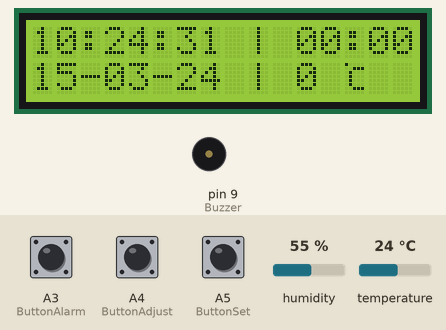
This sketch was run on a simulated Arduino Uno, built with avr-gcc and run on an emulated ATmega328P. On the bench: 16×2 character LCD, buzzer (waves = sounding, pin HIGH). The test bench sets the inputs (shaded band); at power-on: A5 (ButtonSet) HIGH, A3 (ButtonAlarm) HIGH, humidity 55 %, temperature 24 °C, A4 (ButtonAdjust) HIGH. The local clock reads 2024-03-15 10:24:30 at power-on unless the sketch sets it; EEPROM starts erased.

Above: at 1.3 s.
1.4 s: A5 (ButtonSet) pulled LOW for 0.15 s
At 2.0 s:
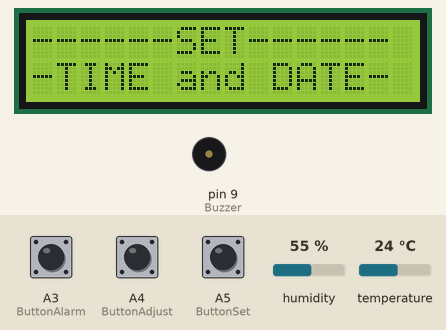
5.4 s: A5 (ButtonSet) pulled LOW for 3.2 s
At 9.6 s:
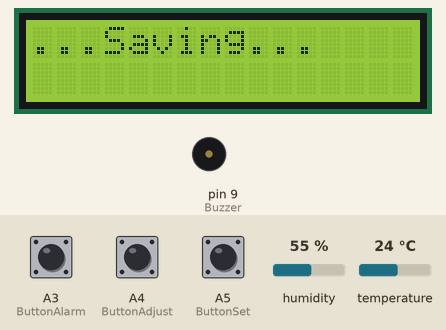
12.4 s: A3 (ButtonAlarm) pulled LOW for 0.15 s
At 12.95 s:
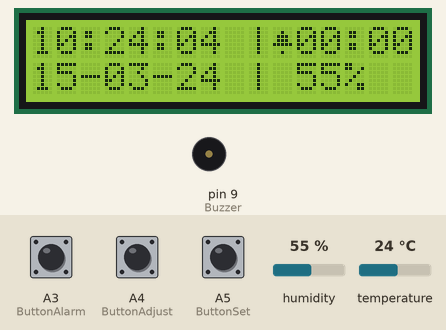
13.1 s: humidity set to 22 %
At 17.4 s:
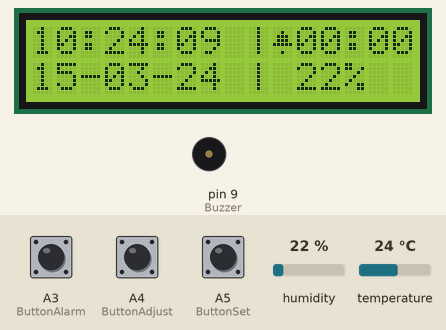
17.5 s: temperature set to 12 °C
At 20.8 s:
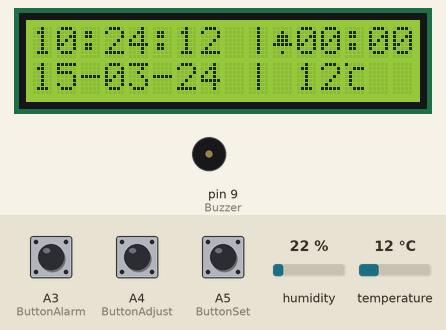
21.4 s: A3 (ButtonAlarm) pulled LOW for 1 s
At 22.3 s:
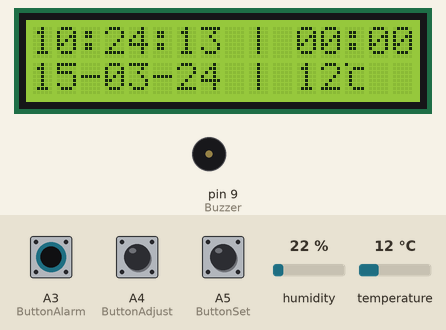
Timing chart, 0 to 24.4 s (numbered marks = the images above; inputs shaded):
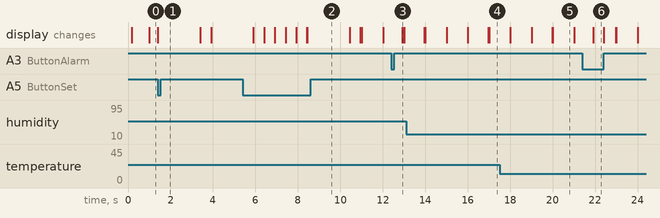

Measured:
- after the input at 1.4 s, the display: changes at once (image 1)
- after the input at 5.4 s, the display: first changes after 0.51 s (image 2 shows a later state)
- after the input at 12.4 s, the display: changes after 0.51 s (image 3)
- after the input at 21.4 s, the display: changes after 0.51 s (image 6)
- what the display in image 5 shows lasts 1.0 s, from 20.0 s to 21.0 s

The sketch:

Arduino_alarm_clock.ino
```cpp
#include <Wire.h>
#include <LiquidCrystal.h>
#include <EEPROM.h>
#include <dht_nonblocking.h>
#include "RTClib.h"

#define DHT_SENSOR_TYPE DHT_TYPE_11

byte  ClockSymbol[8] =
{
    0b00000,
    0b00100,
    0b01110,
    0b01110,
    0b11111,
    0b00000,
    0b00100,
    0b00000
};

byte  TempSymbol[8] =
{
  0b10000,
  0b00111,
  0b01000,
  0b01000,
  0b01000,
  0b01000,
  0b00111,
  0b00000
};

DHT_nonblocking DHT_Sensor(10, DHT_SENSOR_TYPE);
LiquidCrystal Screen(2, 3, 4, 5, 6, 7);
RTC_DS1307 RealTimeClock;

const int Buzzer = 9;
const int ButtonSet = A5;
const int ButtonAdjust = A4; // Used to increase integer values when setting clock/alarm
const int ButtonAlarm = A3; // set alarm on/off & decrease integer values when setting clock/alarm
const int Melody[4] = {600, 800, 1000, 1200};

int Day, Month, Year, Hours, Minutes, Seconds, SetState, AdjustState, AlarmState, AlarmHour, AlarmMinutes;
int i = 0;
int ButtonCount = 0;
int TempC;
int TempHumidity;
int SoundInterval = 300;

unsigned long LastTime;

float Temperature;
float Humidity;

String sDay;
String sMonth;
String sYear;
String sHours;
String sMinutes;
String sSeconds;
String aH = "00";
String aM = "00";

bool bInSetupScreen = false;
bool bAlarmSet = false;
bool bAlarmTriggered = false;
bool bSwitchDisplayMode = false;

void setup()
{
  Screen.begin(16, 2);
  Screen.clear();

  pinMode(ButtonSet, INPUT_PULLUP);
  pinMode(ButtonAdjust, INPUT_PULLUP);
  pinMode(ButtonAlarm, INPUT_PULLUP);
  pinMode(Buzzer, OUTPUT);

  Serial.begin(9600);
  Wire.begin();
  RealTimeClock.begin();
  Screen.createChar(1, ClockSymbol);
  Screen.createChar(2, TempSymbol);
  if (!RealTimeClock.isrunning())
  {
    Serial.println("RealTimeClock is not running");
    RealTimeClock.adjust(DateTime(__DATE__, __TIME__));
  }
  delay(100);

  AlarmHour = EEPROM.read(0);
  AlarmMinutes = EEPROM.read(1);

  if (AlarmHour > 23)
  {
    AlarmHour = 0;
  }
  if (AlarmMinutes > 59)
  {
    AlarmMinutes = 0;
  }
}

void loop()
{
  ReadButtons();
  GetDateTime();
  if (!bInSetupScreen)
  {
    PrintScreen();
    if (bAlarmSet)
    {
      CheckAlarm();
    }
    else
    {
      Screen.setCursor(10, 0);
      Screen.write(" ");
    }
  }
  else
  {
    SetupScreen();
  }
  if (MeasureEnvironment(&Temperature, &Humidity) == true)
  {
    TempC = Temperature;
    TempHumidity = Humidity;
  }
}

void CheckAlarm()
{
  if (AlarmMinutes == Minutes && AlarmHour == Hours && Seconds >= 0 && Seconds <= 10)
  {
    bAlarmTriggered = true;
  }
  else if (bAlarmTriggered && (AlarmState == LOW || Seconds >= 59))
  {
    bAlarmTriggered = false;
    bAlarmSet = false;
    i = 0;
    delay(50);
  }
  if (bAlarmTriggered)
  {
    unsigned long CurrentMS = millis();
    if (CurrentMS - LastTime > SoundInterval)
    {
      LastTime = CurrentMS;
      tone(Buzzer, Melody[i++], 100);
      if (i > 3)
      {
        i = 0;
      }
    }
  }
  else
  {
    noTone(Buzzer);
  }
}

void SetupScreen()
{
  int UpState = AdjustState;
  int DownState = AlarmState;

  if (ButtonCount <= 5)
  {
    if (ButtonCount == 1) // set hour
    {
      Screen.setCursor(4, 0);
      Screen.print(">");
      if (UpState == LOW)
      {
        if (Hours < 23)
        {
          Hours++;
        }
        else
        {
          Hours = 0;
        }
        delay(350);
      }
      if (DownState == LOW)
      {
        if (Hours > 0)
        {
          Hours--;
        }
        else
        {
          Hours = 23;
        }
        delay(350);
      }
    }
    else if (ButtonCount == 2) // set minutes
    {
      Screen.setCursor(4, 0);
      Screen.print(" ");
      Screen.setCursor(9, 0);
      Screen.print(">");
      if (UpState == LOW)
      {
        if (Minutes < 59)
        {
          Minutes++;
        }
        else
        {
          Minutes = 0;
        }
        delay(350);
      }
      if (DownState == LOW)
      {
        if (Minutes > 0)
        {
          Minutes--;
        }
        else
        {
          Minutes = 59;
        }
        delay(350);
      }
    }
    else if (ButtonCount == 3) // set day
    {
      Screen.setCursor(9,0);
      Screen.print(" ");
      Screen.setCursor(0,1);
      Screen.print(">");
      if (UpState == LOW)
      {
        if (Day < 31)
        {
          Day++;
        }
        else
        {
          Day = 1;
        }
        delay(350);
      }
      if (DownState == LOW)
      {
        if (Day > 1)
        {
          Day--;
        }
        else
        {
          Day = 31;
        }
        delay(350);
      }
    }
    else if (ButtonCount == 4) // set month
    {
      Screen.setCursor(0,1);
      Screen.print(" ");
      Screen.setCursor(5,1);
      Screen.print(">");
      if (UpState == LOW)
      {
        if (Month < 12)
        {
          Month++;
        }
        else
        {
          Month = 1;
        }
        delay(350);
      }
      if (DownState == LOW)
      {
        if (Month > 1)
        {
          Month--;
        }
        else
        {
          Month = 12;
        }
        delay(350);
      }
    }
    else if (ButtonCount == 5) // set year
    {
      Screen.setCursor(5,1);
      Screen.print(" ");
      Screen.setCursor(10,1);
      Screen.print(">");
      if (UpState == LOW)
      {
        if (Year < 2999)
        {
          Year++;
        }
        else
        {
          Year = 2000;
        }
        delay(350);
      }
      if (DownState == LOW)
      {
        if (Year > 2000)
        {
          Year--;
        }
        else
        {
          Year = 2999;
        }
        delay(350);
      }
    }
    Screen.setCursor(5,0);
    Screen.print(sHours);
    Screen.setCursor(8,0);
    Screen.print(":");
    Screen.setCursor(10,0);
    Screen.print(sMinutes);
    Screen.setCursor(1,1);
    Screen.print(sDay);
    Screen.setCursor(4,1);
    Screen.print("-");
    Screen.setCursor(6,1);
    Screen.print(sMonth);
    Screen.setCursor(9,1);
    Screen.print("-");
    Screen.setCursor(11,1);
    Screen.print(sYear);
  }
  else
  {
    SetAlarmTime();
  }
}

static void SetAlarmTimeHours()
{
  if (AdjustState == LOW)
  {
    if (AlarmHour < 23)
    {
      AlarmHour++;
    }
    else
    {
      AlarmHour = 0;
    }
    delay(350);
  }
  if (AlarmState == LOW)
  {
    if (AlarmHour > 0)
    {
      AlarmHour--;
    }
    else
    {
      AlarmHour = 23;
    }
    delay(350);
  }
}

static void SetAlarmTimeMinutes()
{
  if (AdjustState == LOW)
  {
    if (AlarmMinutes < 59)
    {
      AlarmMinutes++;
    }
    else
    {
      AlarmMinutes = 0;
    }
    delay(350);
  }
  if (AlarmState == LOW)
  {
    if (AlarmMinutes > 0)
    {
      AlarmMinutes--;
    }
    else
    {
      AlarmMinutes = 59;
    }
    delay(350);
  }
}

void SetAlarmTime()
{
  String line2;
  Screen.setCursor(0,0);
  Screen.print("SET  ALARM TIME");
  if (ButtonCount == 6)
  {
    SetAlarmTimeHours();
    line2 = "    >" + aH + " : " + aM + "    ";
  }
  else if (ButtonCount == 7)
  {
    SetAlarmTimeMinutes();
    line2 = "     " + aH + " :>" + aM + "    ";
  }
  Screen.setCursor(0,1);
  Screen.print(line2);
}

void ReadButtons()
{
  SetState = digitalRead(ButtonSet);
  AdjustState = digitalRead(ButtonAdjust);
  AlarmState = digitalRead(ButtonAlarm);

  if (!bInSetupScreen)
  {
    if (AlarmState == LOW)
    {
      bAlarmSet = !bAlarmSet;
      delay(500);
    }
  }
  if (SetState == LOW)
  {
    if (ButtonCount < 7)
    {
      ButtonCount++;
      bInSetupScreen = true;
      if (ButtonCount == 1)
      {
        Screen.clear();
        Screen.setCursor(0, 0);
        Screen.print("------SET------");
        Screen.setCursor(0, 1);
        Screen.print("-TIME and DATE-");
        delay(2000);
        Screen.clear();
      }
    }
    else
    {
      Screen.clear();
      RealTimeClock.adjust(DateTime(Year, Month, Day, Hours, Minutes, 0));
      EEPROM.write(0, AlarmHour);
      EEPROM.write(1, AlarmMinutes);
      Screen.print("...Saving...");
      delay(2000);
      Screen.clear();
      bInSetupScreen = false;
      ButtonCount = 0;
    }
    delay(500);
  }
}

void  PrintScreen()
{
  String TimeDate = sHours + ":" + sMinutes + ":" + sSeconds + " |";
  Screen.setCursor(0,0);
  Screen.print(TimeDate);
  if (bAlarmSet)
  {
    Screen.setCursor(10, 0);
    Screen.write(1);
  }
  String line2 = aH + ":" + aM;
  Screen.setCursor(11, 0);
  Screen.print(line2);
  String line3;
  if (bSwitchDisplayMode)
  {
    line3 = sDay + "-" + sMonth + "-" + sYear + " | " + TempHumidity;
  }
  else
  {
    line3 = sDay + "-" + sMonth + "-" + sYear + " | " + TempC;
  }
  Screen.setCursor(0, 1);
  Screen.print(line3);
  Screen.setCursor(13, 1);
  if (bInSetupScreen)
  {
    Screen.print("");
  }
  else if (bSwitchDisplayMode)
  {
     Screen.print("%");
  }
  else
  {
    Screen.write(2);
  }
}

void  GetDateTime()
{
  if (!bInSetupScreen)
  {
    DateTime curr = RealTimeClock.now();
    Day = curr.day();
    Month = curr.month();
    Year = curr.year();
    Hours = curr.hour();
    Minutes = curr.minute();
    Seconds = curr.second();
  }
  sYear = String(Year - 2000);
  sDay = (Day < 10) ? '0' + String(Day) : String(Day);
  sMonth = (Month < 10) ? '0' + String(Month) : String(Month);
  sHours = (Hours < 10) ? '0' + String(Hours) : String(Hours);
  sMinutes = (Minutes < 10) ? '0' + String(Minutes) : String(Minutes);
  sSeconds = (Seconds < 10) ? '0' + String(Seconds) : String(Seconds);
  aH = (AlarmHour < 10) ? '0' + String(AlarmHour) : String(AlarmHour);
  aM = (AlarmMinutes < 10) ? '0' + String(AlarmMinutes) : String(AlarmMinutes);
}

static bool MeasureEnvironment(float *Temperature, float *Humidity)
{
  static unsigned long MeasureTimestamp = millis();

  if ((millis() - MeasureTimestamp) > 3000ul)
  {
    MeasureTimestamp = millis();
    if (DHT_Sensor.measure(Temperature, Humidity) == true)
    {
      bSwitchDisplayMode = !bSwitchDisplayMode;
      return true;
    }
  }
  return false;
}
```
